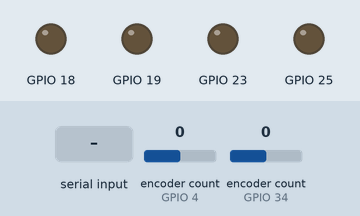
The program below on a simulated ESP32. Shown: output pins drawn as LEDs (lit = HIGH). Inputs (shaded band) come from the test bench; at power-on: encoder count (sensors on GPIO 4, GPIO 34) 0. What the program prints to the serial monitor is not drawn.

Above: at 1.2 s.
1.3 s: "ML,1\n" received over Serial
At 2.5 s:
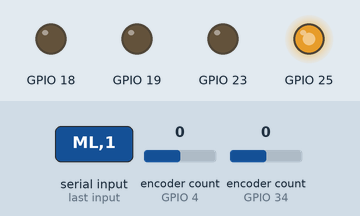
2.8 s: "MR,1\n" received over Serial
At 4.2 s:
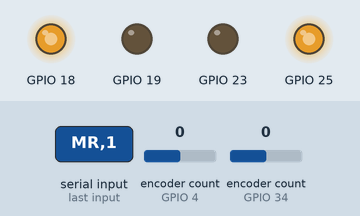
Timing chart, 0 to 5.8 s (numbered marks = the images above; inputs shaded):
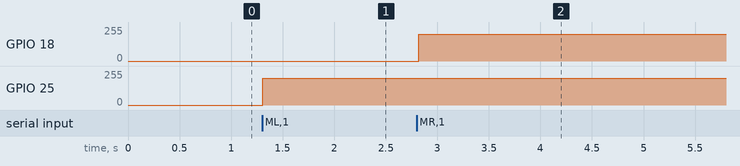

The program:

main.cpp
```cpp
#include <Arduino.h>
#include <Hub.h>
#include <ESP32Encoder.h>
#include <vector>
#include <sstream>
#include "serial_utils/serial_utils.h"


ESP32Encoder encoderL;
ESP32Encoder encoderR;

// PWM configuration
const int frequency = 20000;  // Frequency Hz
const int resolution = 8;     // Resolution in bits (from 1 to 15)

// Enum classes
enum class Motor { Left, Right };
enum class Direction { Forward, Backward };


void stop_motor_right() {
    /*
        Stops the right motor.
    */

    ledcDetachPin(GPIO_IN1_R);
    ledcDetachPin(GPIO_IN2_R);

    pinMode(GPIO_IN1_R, OUTPUT);
    pinMode(GPIO_IN2_R, OUTPUT);

    digitalWrite(GPIO_IN1_R, HIGH);
    digitalWrite(GPIO_IN2_R, HIGH);

    encoderR.clearCount();
}

void stop_motor_left() {
    /*
        Stops the left motor.
    */

    ledcDetachPin(GPIO_IN1_L);
    ledcDetachPin(GPIO_IN2_L);

    pinMode(GPIO_IN1_L, OUTPUT);
    pinMode(GPIO_IN2_L, OUTPUT);

    digitalWrite(GPIO_IN1_L, HIGH);
    digitalWrite(GPIO_IN2_L, HIGH);

    encoderL.clearCount();
}

void motor_right(int speed, Direction dir) {
    /*
        Controls the right motor.

        Arguments:
            speed (int): PWM value to control the motor speed (0–255).
            dir (direction): Direction of rotation.
    */

    int real_speed = speed;
    if (dir == Direction::Forward) { real_speed = 255 - real_speed; }

    // Reload pwm
    ledcAttachPin(GPIO_IN1_R, GPIO_CH1_R);
    ledcAttachPin(GPIO_IN2_R, GPIO_CH2_R);

    if (speed == 0) stop_motor_right();

    // Set velocity and direction
    ledcWrite(GPIO_CH1_R, dir == Direction::Forward ? 0 : speed);
    ledcWrite(GPIO_CH2_R, dir == Direction::Forward ? speed : 0);
}

void motor_left(int speed, Direction dir) {
    /*
        Controls the left motor.

        Arguments:
            speed (int): PWM value to control the motor speed (0–255).
            dir (direction): Direction of rotation.
    */

    int real_speed = speed;
    if (dir == Direction::Forward) { real_speed = 255 - real_speed; }

    // Reload pwm
    ledcAttachPin(GPIO_IN1_L, GPIO_CH1_L);
    ledcAttachPin(GPIO_IN2_L, GPIO_CH2_L);

    if (speed == 0) stop_motor_left();

    // Set velocity and direction
    ledcWrite(GPIO_CH1_L, dir == Direction::Forward ? 0 : speed);
    ledcWrite(GPIO_CH2_L, dir == Direction::Forward ? speed : 0);
}

int velocity_to_pwm(float velocity) {
    /*
        Converts the desired velocity (m/s) to a PWM value (0–255).

        Arguments:
            velocity (int): Desired robot velocity in meters per second.

        Returns:
            int: PWM value (0 to MAX_PWM).
    */

    // Convert the velocity to pwm
    float pwm = MOTOR_VEL_MIN_PWM + (velocity / MOTOR_MAX_LINEAL_VEL) * (MOTOR_VEL_MAX_PWM - MOTOR_VEL_MIN_PWM);

    // Clamp the result between 0 and MAX_PWM
    if (pwm > MOTOR_VEL_MAX_PWM) pwm = MOTOR_VEL_MAX_PWM;
    if (pwm < 0 || velocity == 0) pwm = 0;

    return (int)pwm;
}


void setup() {
    setupSerial();


    // Set up PWM channels for motor control
    ledcSetup(GPIO_CH1_L, frequency, resolution);
    ledcSetup(GPIO_CH2_L, frequency, resolution);
    ledcAttachPin(GPIO_IN1_L, GPIO_CH1_L);
    ledcAttachPin(GPIO_IN2_L, GPIO_CH2_L);

    ledcSetup(GPIO_CH1_R, frequency, resolution);
    ledcSetup(GPIO_CH2_R, frequency, resolution);
    ledcAttachPin(GPIO_IN1_R, GPIO_CH1_R);
    ledcAttachPin(GPIO_IN2_R, GPIO_CH2_R);


    // Set motor direction pins as outputs
    pinMode(GPIO_IN1_L, OUTPUT);
    pinMode(GPIO_IN2_L, OUTPUT);
    pinMode(GPIO_IN1_R, OUTPUT);
    pinMode(GPIO_IN2_R, OUTPUT);

    // Set motor encoder pins as inputs
    pinMode(GPIO_ENC1_L, INPUT_PULLUP);
    pinMode(GPIO_ENC2_L, INPUT_PULLUP);
    pinMode(GPIO_ENC1_R, INPUT_PULLUP);
    pinMode(GPIO_ENC2_R, INPUT_PULLUP);


    // Attach and configure motor encoders
    encoderL.attachFullQuad(GPIO_ENC1_L, GPIO_ENC2_L);
    encoderL.setFilter(1023);
    encoderL.setCount(0);

    encoderR.attachFullQuad(GPIO_ENC1_R, GPIO_ENC2_R);
    encoderR.setFilter(1023);
    encoderR.setCount(0);
}


void loop() {

    // === Send encoders message ===

    // Get encoder counts from both motors
    int64_t left_encoder_val  = encoderL.getCount();
    int64_t right_encoder_val = encoderR.getCount() * -1;   // Invert count (forward = backward)

    double left_encoder = (int)(left_encoder_val / MOTOR_POLSOS_PER_CM);
    double right_encoder = (int)(right_encoder_val / MOTOR_POLSOS_PER_CM);

    // Format encoder values into a message string (in centimeters)
    char encoders_msg[50]; snprintf(
        encoders_msg, sizeof(encoders_msg),
        "EL,%ld,ER,%ld",
        (int)(left_encoder_val / MOTOR_POLSOS_PER_CM),
        (int)(right_encoder_val / MOTOR_POLSOS_PER_CM)
    );

    // Send the message
    sendMessage(encoders_msg);


    // === Read message ===

    std::string message = readMessage().c_str();

    // Get each value of the message and assign motors power
    if (!message.empty()) {
        std::vector<std::string> message_parts;
        std::stringstream ss(message);
        std::string item;

        // Split the message by commas and store parts
        while (std::getline(ss, item, ',')) {
            message_parts.push_back(item);
        }

        // Remove the last part as it's a checksum
        if (!message_parts.empty()) {
            message_parts.pop_back();
        }

        // Process command pairs
        for (int i = 0; i < message_parts.size(); i += 2) {
            std::string motor = message_parts[i];

            float vel = stof(message_parts[i+1]);
            int pwm   = velocity_to_pwm(abs(vel));

            Direction dir = Direction::Forward;

            if (motor == "ML") {
                if (vel < 0) { dir = Direction::Backward; }
                // if (pwm == 0) { encoderL.setCount(0); }
                motor_left(pwm, dir);

            } else if (motor == "MR") {
                if (vel > 0) { dir = Direction::Backward; }
                // if (pwm == 0) { encoderR.setCount(0); }
                motor_right(pwm, dir);
            }
        }
    }

    delay(20); // Receive 100 messages per second
}
```

serial_utils.cpp
```cpp
#include "serial_utils.h"

void setupSerial() {
    /*
      Sets up the serial port with the specified baudrate.
    */

    Serial.begin(115200);
}

int calculateChecksum(String message) {
    /*
      Calculates the checksum of the given message by summing the ASCII values of the characters.

      Arguments:
        message (str): The message for which to calculate the checksum.

      Returns:
        int: The calculated checksum (module 256).
    */

    int checksum = 0;

    // Iterates over each character in the message and sums their ASCII values
    for (int i = 0; i < message.length(); i++) {
        checksum += (int)message[i];
    }
    return checksum % 256;
}

String prepareSerialMessage(String message) {
    /*
      Prepares a message to send over the serial port by adding the checksum.

      Args:
          message (String): The message to be sent, without checksum.
                            Should be in the format "type,value".

      Returns:
          String: Complete message with checksum formatted as "type,value,checksum\n".
    */

    // Remove leading and trailing whitespace from the message
    message.trim();

    // Calculate the checksum
    int checksum = calculateChecksum(message);

    // Return the complete message with checksum
    return (message + "," + String(checksum));
}

String readMessage() {
    /*
      Performs the entire process of reading a message from the ESP32.
    */

    // If there is any data reads the incoming message until a finds character ('\n')
    if (Serial.available()) {
        String received = Serial.readStringUntil('\n');
        return received;
    }
    return "";
}

void sendMessage(String message) {
    /*
      Performs the entire process of sending a message to the ESP32.

      Args:
        message (string): Message to be sent in the format "type,value".
    */

    String serial_message = prepareSerialMessage(message);
    //Serial.write(serial_message.c_str(), serial_message.length());

    Serial.println(serial_message);
    fflush(stdout);
    //delay(1000);
}

bool verifyChecksum(String message) {
    /*
      Verifies if a received message has a correct checksum.

      Args:
        message (str): The received message, formatted as "Type,Value,Checksum".

      Returns:
        bool: True if the checksum is correct, false otherwise.
    */

    // Finds the position of the last comma, which separates the message from the checksum
    int last_comma = message.lastIndexOf(',');

    // If there is no comma, the message format is incorrect, return false
    if (last_comma == -1) {
        return false;
    }

    // Extract the message and the checksum content
    String msg_content = message.substring(0, last_comma);
    String checksum_str = message.substring(last_comma + 1);

    // Calculates the checksum of the message content
    int received_checksum = checksum_str.toInt();
    int calculated_checksum = calculateChecksum(msg_content);

    return received_checksum == calculated_checksum;
}
```

serial_utils.h
```cpp
#ifndef SERIAL_UTILS_H
#define SERIAL_UTILS_H

#include <Arduino.h>

void setupSerial();
String readMessage();
void sendMessage(String message);
int calculateChecksum(String message);
bool verifyChecksum(String message);

#endif
```

Measured:
- after the input at 1.3 s, GPIO 25: 0/255 → 201/255 at once
- after the input at 2.8 s, GPIO 18: 0/255 → 201/255 at once
